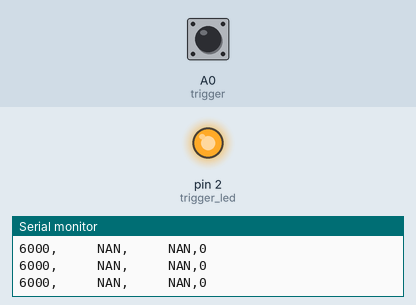
This sketch was run on a simulated Arduino Uno, built with avr-gcc and run on an emulated ATmega328P. On the bench: output pins drawn as LEDs (lit = HIGH), the last lines printed to the serial monitor. The test bench sets the inputs (shaded band); at power-on: A0 (trigger) HIGH.

Above: at 1.2 s.
1.3 s: A0 (trigger) pulled LOW for 0.15 s
At 1.4 s:
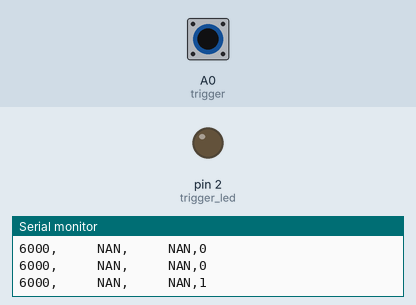
7.4 s: A0 (trigger) pulled LOW for 3.2 s
At 12.0 s:
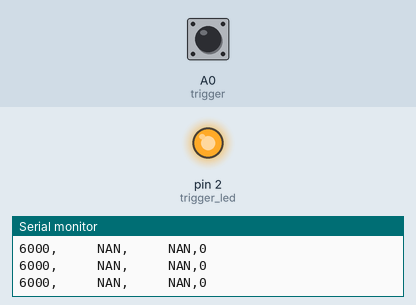
Timing chart, 0 to 13.1 s (numbered marks = the images above; inputs shaded):
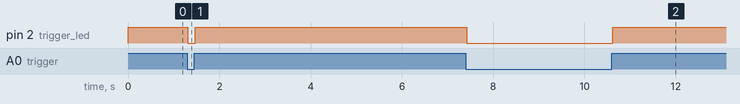

Measured:
- after the input at 1.3 s, pin 2 (trigger_led): HIGH → LOW at once, → HIGH 0.16 s later
- after the input at 7.4 s, pin 2 (trigger_led): HIGH → LOW at once, → HIGH 3.2 s later

The sketch:

WatchDawg_Minion.ino
```cpp
#include <EEPROM.h>

int id = 6000;
String value = "";
int state = 0; //current state of minion
int prev = 0;  //previous value of light intensity received
int trigger = A0;  //pin to read analog value from LDR
int trigger_led =2;
//Preferences preference;
float lat=0.0;
float lon=0.0;


void setup() {

  Serial.begin(9600);
  pinMode(trigger_led,OUTPUT);
  pinMode(trigger, INPUT_PULLUP);
  prev = digitalRead(trigger);
//  preference.begin("Watch", true);
  load();
}

void loop() {
  sig();  //called as frequenlty as possible to prevent delays between reading new values due to the processes
 // wait();
  //check();
  sendInfo();
  changeLocation();
}

void load(){
//  lat =  preference.getFloat("lat");
//  lon =  preference.getFloat("lon");
  EEPROM.get(0, lat);
  EEPROM.get(sizeof(float)+1, lon);
  if(lat>180)
    lat = 0;
  if(lon>180)
    lon=0;
//  Serial.println(lat, 6);
//  Serial.println(lon, 6);

}

void changeLocation(){

  if(Serial.available()>0){
    String input = "";
    while(Serial.available()){
      input+=(char)Serial.read();
    }
    if(input.equals("lat"))
      changeLat();
    if(input.equals("lon"))
      changeLon();
  }
}


void changeLat(){
  String input="";
  Serial.println("Please enter new latitude");
  while(!(Serial.available()));
//  while(Serial.available()){
//    input+=(char)Serial.read();
//  }
  input = Serial.readString();
  float coordinate=input.toFloat();
  if(coordinate<-180 || coordinate>180 || coordinate==0){
        Serial.println("");
        Serial.println("Please enter a non-zero number between -180 and +180");
  }
  else{
    lat = coordinate;
//    preference.putFloat("lat",lat);
    EEPROM.put(0, lat);
  }

}

void changeLon(){
  String input="";
  Serial.println("Please enter new longitude");
  while(!(Serial.available()));
//  while(Serial.available()){
//    input+=(char)Serial.read();
//  }
  input = Serial.readString();
  float coordinate=input.toFloat();
  if(coordinate<-180 || coordinate>180 || coordinate==0){
        Serial.println("");
        Serial.println("Please enter a non-zero number between -180 and +180");
  }
  else{
    lon = coordinate;
//    preference.putFloat("lon",lon);
    EEPROM.put(sizeof(float)+1, lon);
  }

}


int wait(){

    sig();  //prevents delays between reading new values
    //wait();


}

/*checks if incoming message is meant for this minion*/
void check(){
  int pos = 0;
  char val;
  while (Serial.available()) {
    val = (char)Serial.read();
    if(val!=',')
    {
      value+=val;
    }
    else
      break;
  }

  int vl = value.toInt();
  value = "";
  while (Serial.available()) {
    val = (char)Serial.read();
    if(val!='.')
    {
      value+=val;
    }
    else
      break;
  }
  int v = value.toInt();

  if(v==1){
    state=0;
    digitalWrite(trigger_led,LOW);
   }
  value = "";
  sig();
  if(vl==id){
   sendInfo();

  }
}


/*sends information to Master LoRa*/
void sendInfo(){
  sig();
  String msg = "";
  char info[15];
  msg+=id;
  msg+=",";
//  float lat = 18.004366;
  msg+=String(lat,6);
  msg+=",";
//  float lon = -76.748279;
  msg+=String(lon,6);
  msg+=",";
  msg+=state;
  Serial.println(msg);
}

/*reads the voltage reading from the LDR to ascertain the light intensity*/
//void readIntensity(){
//  Serial.println(state);
//  int val = analogRead(trigger);
//  int dif = prev-val;
//  if(dif<0)
//    dif= dif*(-1);
//  Serial.print("Value: ");
//  Serial.println(val);
//  char msg[10];
//  sprintf(msg,"%-4d" ,val);
//  u8x8.drawString(8, 2, msg);
//
//  if((dif>200) && (prev>val)){
//    state=1;
//    digitalWrite(trigger_led,HIGH);
//    Serial.println("Trigger");
//  }
//  prev = val;
//}

/*Called several times to prevent large delays between reading light intensity*/
void sig (){
   //readIntensity();
   int val = !digitalRead(trigger);
   if(val==HIGH){
    state=1;
    digitalWrite(trigger_led,LOW);
   }
   else{
    state=0;
    digitalWrite(trigger_led,HIGH);
   }
}
```
